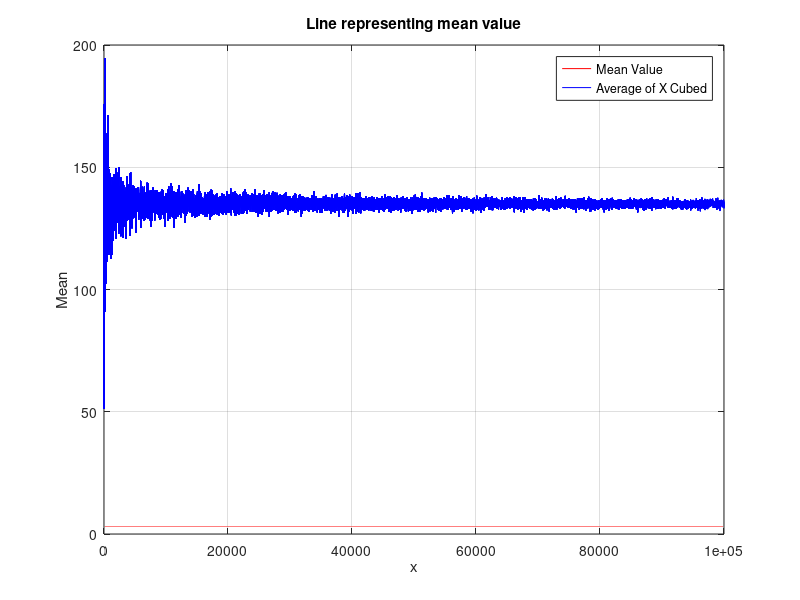

Reproduce this figure in MATLAB.
%%%%%%%%%%%%%%%%%%%%%%%%%%%%%%%%%%%%%%%%%%%%%%%%%%%%%%%%%%%%%%%%%%%%%%%%%%
%{
Autor: Alireza Sotoodeh(Student ID:401412056) 
Subject:  A Study on Cubic Mean Convergence
%}
%%%%%%%%%%%%%%%%%%%%%%%%%%%%%%%%%%%%%%%%%%%%%%%%%%%%%%%%%%%%%%%%%%%%%%%%%%
clear all
clc
close all
%-------------------------------------------------------------------------
n=100000;                % Number of samples
mu = 3;                  % Mean
variance = 12;          % variance = sigma^2
%-------------------------------------------------------------------------
x = linspace(0,n,n); 
y = mu * ones(size(x)); %  filled with the mean value
plot(x, y, 'r'); % Plot the line
hold on; 
xlabel('x');
ylabel('Mean');
title('Line representing mean value');
grid on;
avg_X_cubed = zeros(1, n/10); % to store the average of X^3
i = 1; 
for N=10:10:n;
    X = sqrt(variance)*randn(1,N) + mu;
    avg_X_cubed(i) = mean(X.^3); % Calculate the average of X^3
    if mod(N,1000) == 0 % Update the plot every 1000 iterations
        plot(10:10:N, avg_X_cubed(1:i), 'b-'); % Plot the average of X^3
        drawnow; 
    end
    if abs(avg_X_cubed(i) - mu^3) < 0.01 %Command window_Print mean of X^3
        fprintf(['The average of X^3 for N=%d is approximately equal' ...
            ' to the cube of the mean: %f\n'], N, avg_X_cubed(i));   
    end
    i = i + 1; % Increment the counter
end
plot(10:10:n, avg_X_cubed, 'b-'); % Plot the final average of X^3
%-------------------------------------------------------------------------
legend('Mean Value', 'Average of X Cubed');

